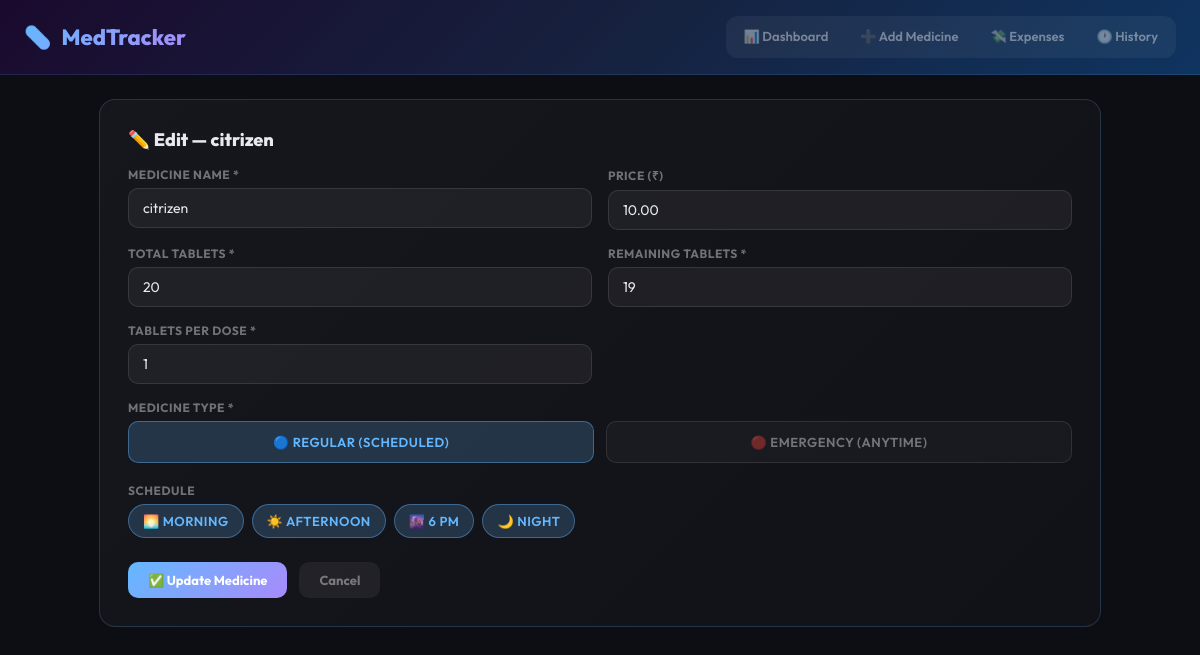
/edit/3/, run on an earlier commit of the app's database.
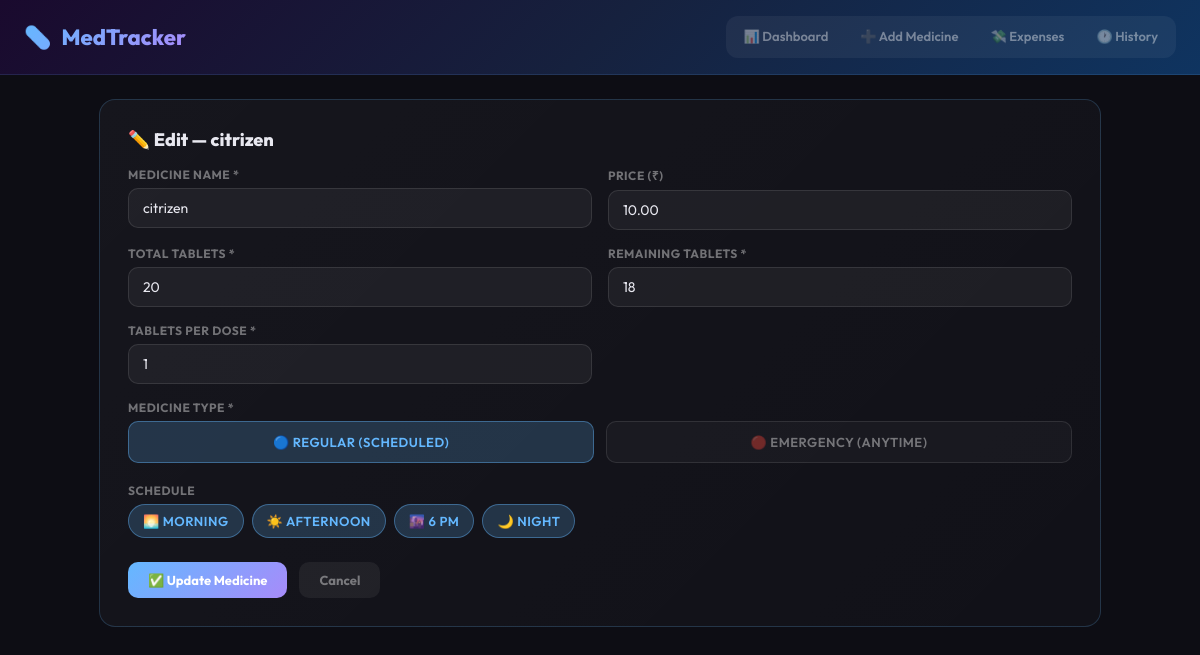
And on a later commit of the database.
### medicines/models.py (models this page shows, shortened)
class Medicine(models.Model):
    REGULAR = 'regular'
    EMERGENCY = 'emergency'
    TYPE_CHOICES = [
        (REGULAR, 'Regular'),
        (EMERGENCY, 'Emergency')
    ]
    SCHEDULE_TIMES = {
        'morning': 8,
        'afternoon': 13,
        'evening': 18,
        'night': 21,
    }
    SCHEDULE_LABELS = {
        'morning': '🌅 Morning (8:00)',
        'afternoon': '☀️ Afternoon (13:00)',
        'evening': '🌆 6 PM (18:00)',
        'night': '🌙 Night (21:00)',
    }
    name = models.CharField(max_length=200)
    price = models.DecimalField(max_digits=10, decimal_places=2, default=0)
    total_tablets = models.PositiveIntegerField(default=0)
    remaining_tablets = models.PositiveIntegerField(default=0)
    tablets_per_dose = models.PositiveIntegerField(default=1)
    medicine_type = models.CharField(
        max_length=20,
        choices=TYPE_CHOICES,
        default=REGULAR
    )
    schedules = models.JSONField(default=list, blank=True)
    created_at = models.DateTimeField(auto_now_add=True)
    updated_at = models.DateTimeField(auto_now=True)
    class Meta:
        ordering = ['-created_at']

### medicines/views.py (the view, shortened to what this page needs)
# urls.py: path('edit/<int:pk>/', views.edit_medicine, name='edit_medicine'),
def edit_medicine(request, pk):
    medicine = get_object_or_404(Medicine, pk=pk)
    return render(request, 'medicines/edit_medicine.html', {'medicine': medicine})

### medicines/templates/medicines/edit_medicine.html (shortened to what this page needs)
{% extends 'medicines/base.html' %}
{% block content %}
<div class="form-card">
  <div class="section-title">✏️ Edit — {{ medicine.name }}</div>
  <form method="post">
    <div class="form-grid">
      <div class="form-group">
        <label>Medicine Name *</label>
        <input type="text"
               name="name"
               value="{{ medicine.name }}"
               required />
      </div>
      <div class="form-group">
        <label>Price (₹)</label>
        <input type="number"
               name="price"
               value="{{ medicine.price }}"
               step="0.01"
               min="0" />
      </div>
      <div class="form-group">
        <label>Total Tablets *</label>
        <input type="number"
               name="total_tablets"
               value="{{ medicine.total_tablets }}"
               min="0"
               required />
      </div>
      <div class="form-group">
        <label>Remaining Tablets *</label>
        <input type="number"
               name="remaining_tablets"
               value="{{ medicine.remaining_tablets }}"
               min="0"
               required />
      </div>
      <div class="form-group">
        <label>Tablets Per Dose *</label>
        <input type="number"
               name="tablets_per_dose"
               value="{{ medicine.tablets_per_dose }}"
               min="1"
               required />
      </div>
    </div>
    <div class="form-group" style="margin-bottom:20px;">
      <label>Medicine Type *</label>
      <div class="type-selector">
        <label class="type-option {% if medicine.medicine_type == 'regular' %}selected-regular{% endif %}"
               id="type-regular-label">
          🔵 Regular (Scheduled)
        </label>
        <label class="type-option {% if medicine.medicine_type == 'emergency' %}selected-emergency{% endif %}"
               id="type-emergency-label">
          🔴 Emergency (Anytime)
        </label>
      </div>
    </div>
    <div class="form-group"
         id="schedule-section"
         style="margin-bottom:24px; {% if medicine.medicine_type == 'emergency' %}display:none;{% endif %}">
      <label>Schedule</label>
      <div class="schedule-chips">
        <label class="schedule-chip {% if 'morning' in medicine.schedules %}checked{% endif %}"
               id="chip-morning">
          🌅 Morning
        </label>
        <label class="schedule-chip {% if 'afternoon' in medicine.schedules %}checked{% endif %}"
               id="chip-afternoon">
          ☀️ Afternoon
        </label>
        <label class="schedule-chip {% if 'evening' in medicine.schedules %}checked{% endif %}"
               id="chip-evening">
          🌆 6 PM
        </label>
        <label class="schedule-chip {% if 'night' in medicine.schedules %}checked{% endif %}"
               id="chip-night">
          🌙 Night
        </label>
      </div>
    </div>
    <div style="display:flex; gap:12px; flex-wrap:wrap;">
      <button type="submit" class="btn btn-primary">
        ✅ Update Medicine
      </button>
      <a href="{% url 'dashboard' %}" class="btn btn-ghost">
        Cancel
      </a>
    </div>
  </form>
</div>
{% endblock %}

### medicines/templates/medicines/base.html (shortened to what this page needs)
<!DOCTYPE html>
<html lang="en">
<head>
</head>
<body>
  <header>
    <a href="{% url 'dashboard' %}" class="logo"><span>💊</span> MedTracker</a>
    <nav>
      <a href="{% url 'dashboard' %}" class="{% if request.resolver_match.url_name == 'dashboard' %}active{% endif %}">📊 Dashboard</a>
      <a href="{% url 'add_medicine' %}" class="{% if request.resolver_match.url_name == 'add_medicine' %}active{% endif %}">➕ Add Medicine</a>
      <a href="{% url 'expenses' %}" class="{% if request.resolver_match.url_name == 'expenses' %}active{% endif %}">💸 Expenses</a>
      <a href="{% url 'history' %}" class="{% if request.resolver_match.url_name == 'history' %}active{% endif %}">🕐 History</a>
    </nav>
  </header>
  <main>
    {% block content %}{% endblock %}
  </main>
</body>
</html>

### medicines/templates/medicines/base.html (style rules this page uses)
*, *::before, *::after { margin:0; padding:0; box-sizing:border-box; }
:root { --bg:#0d0d14; --card:rgba(255,255,255,0.04); --border:rgba(255,255,255,0.08); --blue:#64b8ff; --purple:#a78bfa; --red:#ff4757; --green:#2ed573; --orange:#ffa502; --text:#e8e8f0; --muted:rgba(255,255,255,0.4); }
body { background:var(--bg); color:var(--text); font-family:'Outfit',sans-serif; min-height:100vh; }
header { background:linear-gradient(135deg,#1a0a2e 0%,#16213e 50%,#0f3460 100%); border-bottom:1px solid rgba(100,180,255,0.15); padding:16px 24px; display:flex; align-items:center; justify-content:space-between; position:sticky; top:0; z-index:100; backdrop-filter:blur(20px); flex-wrap:wrap; gap:12px; }
.logo { display:flex; align-items:center; gap:10px; font-size:22px; font-weight:800; background:linear-gradient(135deg,var(--blue),var(--purple)); -webkit-background-clip:text; -webkit-text-fill-color:transparent; text-decoration:none; }
nav { display:flex; gap:4px; background:rgba(255,255,255,0.05); border-radius:12px; padding:4px; flex-wrap:wrap; }
nav a { padding:8px 14px; border-radius:8px; font-size:13px; font-weight:600; color:var(--muted); text-decoration:none; transition:all 0.2s; border-bottom:2px solid transparent; }
main { max-width:1050px; margin:0 auto; padding:24px; }
.section-title { font-size:18px; font-weight:800; margin-bottom:16px; display:flex; align-items:center; gap:8px; }
.btn { padding:10px 20px; border-radius:10px; border:none; cursor:pointer; font-size:13px; font-weight:700; font-family:'Outfit',sans-serif; transition:all 0.2s; text-decoration:none; display:inline-block; }
.btn-primary { background:linear-gradient(135deg,var(--blue),var(--purple)); color:#fff; }
.btn-ghost { background:rgba(255,255,255,0.06); color:var(--muted); }
.form-card { background:linear-gradient(135deg,rgba(255,255,255,0.04),rgba(255,255,255,0.02)); border:1px solid rgba(100,184,255,0.2); border-radius:16px; padding:28px; margin-bottom:20px; }
.form-grid { display:grid; grid-template-columns:1fr 1fr; gap:16px; margin-bottom:16px; }
.form-group { display:flex; flex-direction:column; gap:6px; }
label { font-size:12px; font-weight:700; color:var(--muted); text-transform:uppercase; letter-spacing:0.5px; }
input, select, textarea { background:rgba(255,255,255,0.05); border:1px solid rgba(255,255,255,0.1); border-radius:10px; padding:10px 14px; color:var(--text); font-size:14px; font-family:'Outfit',sans-serif; outline:none; transition:all 0.2s; width:100%; }
.schedule-chips { display:flex; gap:8px; flex-wrap:wrap; }
.schedule-chip { padding:8px 14px; border-radius:20px; font-size:13px; font-weight:600; cursor:pointer; border:1px solid rgba(255,255,255,0.1); background:rgba(255,255,255,0.03); color:var(--muted); transition:all 0.2s; user-select:none; }
.schedule-chip.checked { background:rgba(100,184,255,0.2); color:var(--blue); border-color:rgba(100,184,255,0.4); }
.type-selector { display:flex; gap:12px; }
.type-option { flex:1; padding:12px; border-radius:10px; border:1px solid rgba(255,255,255,0.1); background:rgba(255,255,255,0.03); color:var(--muted); cursor:pointer; text-align:center; font-weight:600; font-size:13px; transition:all 0.2s; }
.type-option.selected-regular { background:rgba(100,184,255,0.2); color:var(--blue); border-color:rgba(100,184,255,0.4); }

What changed in the data, as far as the page shows it:
changed Medicine "citrizen": remaining_tablets "19" → "18"
